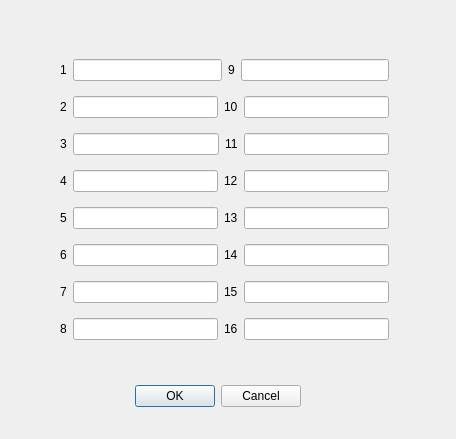
<?xml version="1.0" encoding="UTF-8"?>
<ui version="4.0">
 <class>setchannelname</class>
 <widget class="QDialog" name="setchannelname">
  <property name="geometry">
   <rect>
    <x>0</x>
    <y>0</y>
    <width>456</width>
    <height>439</height>
   </rect>
  </property>
  <property name="windowTitle">
   <string>设置通道名称</string>
  </property>
  <widget class="QDialogButtonBox" name="buttonBox">
   <property name="geometry">
    <rect>
     <x>130</x>
     <y>380</y>
     <width>171</width>
     <height>32</height>
    </rect>
   </property>
   <property name="orientation">
    <enum>Qt::Horizontal</enum>
   </property>
   <property name="standardButtons">
    <set>QDialogButtonBox::Cancel|QDialogButtonBox::Ok</set>
   </property>
  </widget>
  <widget class="QWidget" name="">
   <property name="geometry">
    <rect>
     <x>60</x>
     <y>50</y>
     <width>329</width>
     <height>301</height>
    </rect>
   </property>
   <layout class="QVBoxLayout" name="verticalLayout">
    <item>
     <layout class="QHBoxLayout" name="horizontalLayout">
      <item>
       <widget class="QLabel" name="label">
        <property name="text">
         <string>1</string>
        </property>
       </widget>
      </item>
      <item>
       <widget class="QLineEdit" name="lineEdit"/>
      </item>
      <item>
       <widget class="QLabel" name="label_12">
        <property name="text">
         <string>9</string>
        </property>
       </widget>
      </item>
      <item>
       <widget class="QLineEdit" name="lineEdit_11"/>
      </item>
     </layout>
    </item>
    <item>
     <layout class="QHBoxLayout" name="horizontalLayout_2">
      <item>
       <widget class="QLabel" name="label_2">
        <property name="text">
         <string>2</string>
        </property>
       </widget>
      </item>
      <item>
       <widget class="QLineEdit" name="lineEdit_2"/>
      </item>
      <item>
       <widget class="QLabel" name="label_16">
        <property name="text">
         <string>10</string>
        </property>
       </widget>
      </item>
      <item>
       <widget class="QLineEdit" name="lineEdit_15"/>
      </item>
     </layout>
    </item>
    <item>
     <layout class="QHBoxLayout" name="horizontalLayout_3">
      <item>
       <widget class="QLabel" name="label_3">
        <property name="text">
         <string>3</string>
        </property>
       </widget>
      </item>
      <item>
       <widget class="QLineEdit" name="lineEdit_3"/>
      </item>
      <item>
       <widget class="QLabel" name="label_13">
        <property name="text">
         <string>11</string>
        </property>
       </widget>
      </item>
      <item>
       <widget class="QLineEdit" name="lineEdit_9"/>
      </item>
     </layout>
    </item>
    <item>
     <layout class="QHBoxLayout" name="horizontalLayout_4">
      <item>
       <widget class="QLabel" name="label_4">
        <property name="text">
         <string>4</string>
        </property>
       </widget>
      </item>
      <item>
       <widget class="QLineEdit" name="lineEdit_4"/>
      </item>
      <item>
       <widget class="QLabel" name="label_15">
        <property name="text">
         <string>12</string>
        </property>
       </widget>
      </item>
      <item>
       <widget class="QLineEdit" name="lineEdit_13"/>
      </item>
     </layout>
    </item>
    <item>
     <layout class="QHBoxLayout" name="horizontalLayout_5">
      <item>
       <widget class="QLabel" name="label_5">
        <property name="text">
         <string>5</string>
        </property>
       </widget>
      </item>
      <item>
       <widget class="QLineEdit" name="lineEdit_5"/>
      </item>
      <item>
       <widget class="QLabel" name="label_14">
        <property name="text">
         <string>13</string>
        </property>
       </widget>
      </item>
      <item>
       <widget class="QLineEdit" name="lineEdit_16"/>
      </item>
     </layout>
    </item>
    <item>
     <layout class="QHBoxLayout" name="horizontalLayout_6">
      <item>
       <widget class="QLabel" name="label_6">
        <property name="text">
         <string>6</string>
        </property>
       </widget>
      </item>
      <item>
       <widget class="QLineEdit" name="lineEdit_6"/>
      </item>
      <item>
       <widget class="QLabel" name="label_10">
        <property name="text">
         <string>14</string>
        </property>
       </widget>
      </item>
      <item>
       <widget class="QLineEdit" name="lineEdit_14"/>
      </item>
     </layout>
    </item>
    <item>
     <layout class="QHBoxLayout" name="horizontalLayout_7">
      <item>
       <widget class="QLabel" name="label_7">
        <property name="text">
         <string>7</string>
        </property>
       </widget>
      </item>
      <item>
       <widget class="QLineEdit" name="lineEdit_7"/>
      </item>
      <item>
       <widget class="QLabel" name="label_11">
        <property name="text">
         <string>15</string>
        </property>
       </widget>
      </item>
      <item>
       <widget class="QLineEdit" name="lineEdit_10"/>
      </item>
     </layout>
    </item>
    <item>
     <layout class="QHBoxLayout" name="horizontalLayout_8">
      <item>
       <widget class="QLabel" name="label_8">
        <property name="text">
         <string>8</string>
        </property>
       </widget>
      </item>
      <item>
       <widget class="QLineEdit" name="lineEdit_8"/>
      </item>
      <item>
       <widget class="QLabel" name="label_9">
        <property name="text">
         <string>16</string>
        </property>
       </widget>
      </item>
      <item>
       <widget class="QLineEdit" name="lineEdit_12"/>
      </item>
     </layout>
    </item>
   </layout>
  </widget>
 </widget>
 <resources/>
 <connections>
  <connection>
   <sender>buttonBox</sender>
   <signal>accepted()</signal>
   <receiver>setchannelname</receiver>
   <slot>accept()</slot>
   <hints>
    <hint type="sourcelabel">
     <x>248</x>
     <y>254</y>
    </hint>
    <hint type="destinationlabel">
     <x>157</x>
     <y>274</y>
    </hint>
   </hints>
  </connection>
  <connection>
   <sender>buttonBox</sender>
   <signal>rejected()</signal>
   <receiver>setchannelname</receiver>
   <slot>reject()</slot>
   <hints>
    <hint type="sourcelabel">
     <x>316</x>
     <y>260</y>
    </hint>
    <hint type="destinationlabel">
     <x>286</x>
     <y>274</y>
    </hint>
   </hints>
  </connection>
 </connections>
</ui>
